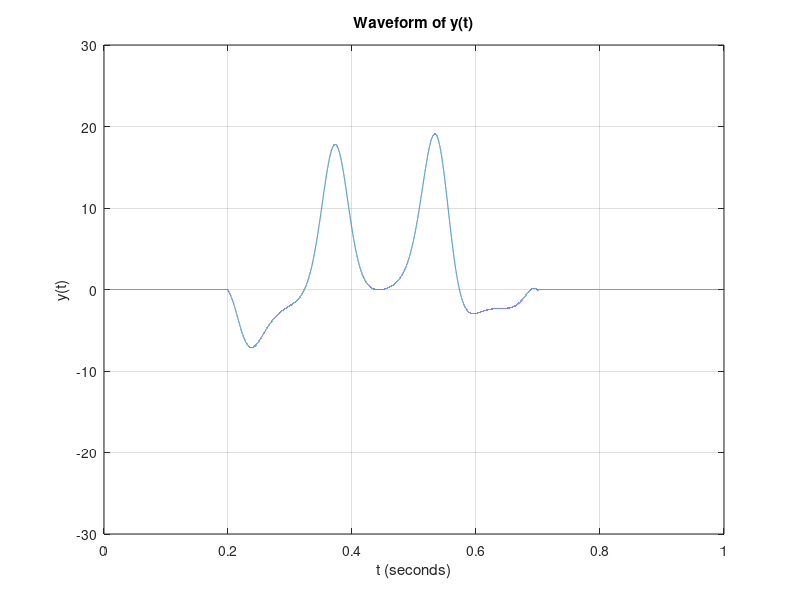

Recreate this plot in MATLAB.
% 2. For the following signal, draw the waveform of the signal and find energy and power

t = 0:0.00001:2; % sampling period Ts = 0.00001 s
x_t = 3*pi * sin(8*pi*t + 1.3) .* cos(4*pi*t - 0.8) .* exp(sin(12*pi*t));
y_t = x_t .* (t >= 0.2 & t <= 0.7);
figure;
plot(t, y_t);
grid on;
title('Waveform of y(t)');
xlabel('t (seconds)');
ylabel('y(t)');
axis([0 1 -30 30]);

% To find the total energy of y(t), I integrate x(t) only over [0.2, 0.7] because y(t) is zero elsewhere
integrand = @(t) abs(3*pi * sin(8*pi*t + 1.3) .* cos(4*pi*t - 0.8) .* exp(sin(12*pi*t))).^2;
energy = integral(integrand, 0.2, 0.7);
fprintf('The energy of the signal y(t) is: %f\nSince y(t) is finite-support signal, the power of the signal is: 0', energy);